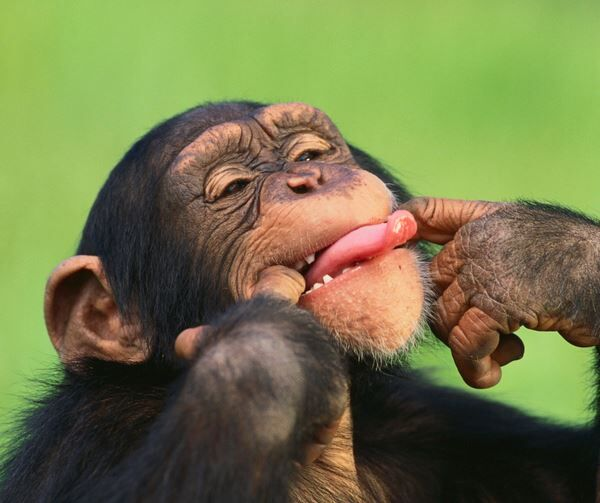
//> input picture DistanceTransform/image.jpeg, 600 x 503 px
$ ./prova ../DistanceTransform/image.jpeg   (built with g++ and OpenCV 4)
//> lines starting //> are read from the running program, lines starting //| are printed output that depends on the picture; after the words box and inside, x2 and y2 are one past the last pixel; in counts of white or black regions, pixels touching at a corner belong together
/*
Algoritmo di Canny

1) Sottoporre l'immagine a smoothing tramite filtro gaussiano
2) Calcolare la magnitudo e l'angolo del gradiente
3) Applicare la non maxima suppression all'immagine del gradiente
4) Utilizzare la doppia soglia e la connettività per individuare
  e collegare gli edge

*/

#include <iostream>
#include <cmath>
#include <opencv2/imgproc/imgproc.hpp>
#include <opencv2/highgui/highgui.hpp>

using namespace std;
using namespace cv;

Mat CannyEdgeDetection(Mat image);

/*
Filtro gaussiano

[1 2 1
2 4 2
1 2 1]
*/
float ker[3][3]=
{
  {1.0/16.0,2.0/16.0,1.0/16.0},
  {2.0/16.0,4.0/16.0,2.0/16.0},
  {1.0/16.0,2.0/16.0,1.0/16.0},
};


int main(int argc, char ** argv)
{
  if(argv[1] == nullptr)
  {
    cerr << "Inserire un argomento da passare al main" << endl;
    exit(-1);
  }
  else
  {
    cout << "Argomento caricato correttamente" << endl;
  }

  Mat img, c;

  img = imread(argv[1], IMREAD_GRAYSCALE);
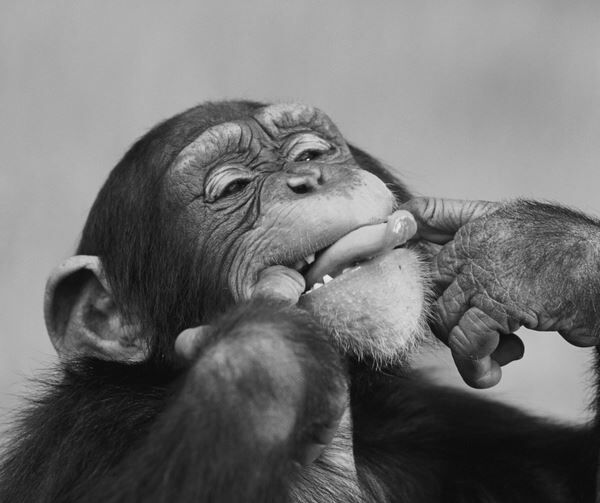
//> img: 503 rows x 600 cols, CV_8UC1; min 3, max 246, mean 113.7
  imshow("Originale", img);

  /*Creazione di una matrice di zeri per poter ricevere l'output
  dell'algoritmo di Canny*/
  c = Mat::zeros(img.size(), img.type());

  /*Chiamata alla funzione per effettuare l'algoritmo di Canny*/
  c = CannyEdgeDetection(img);

  imshow("Algoritmo di Canny", c);
  waitKey();
  return 0;
}

/*Funzione CannyEdgeDetection per effettuare l'algoritmo di Canny*/
Mat CannyEdgeDetection(Mat image)
{
  int i, j, u, v, row, column;
  float dx, dy, grad, theta;
  float aux, degree;
  Mat img2;

  row = image.rows;
//> row = 503
  column = image.cols;
//> column = 600

  /*
  Matrice delle 'theta' che conterrà gli angoli del gradiente
  compreso tra 0 <= theta <= 135
  */
  int thetaMatrix[row][column] = {};

  img2 = image.clone();

  for(i = 1; i < image.rows-1; i++)
  {
    for(j = 1; j < image.cols-1; j++)
    {
      aux = 0.0;

      for(u = -1; u <= 1; u++)
      {
        for(v = -1; v <= 1;v++)
        {
          /*Convoluzione del filtro di gauss all'immagine*/
          aux = aux+(ker[u+1][v+1]*image.at<uchar>(i+u, j+v));
        }
      }

      img2.at<uchar>(i,j) = aux;
    }
  }
//> this loop made 501 passes
//> aux on passes 1 to 3: 156, 156.2, 157
//> after the loop, aux = 39.25

  /*
  Matrice di appoggio uguale alla matrice calcolata con il filtro di
  smoothing di Gauss
  */
  Mat apg = img2.clone();

  for(i = 0; i < img2.rows; i++)
  {
    for(j = 0; j < img2.cols; j++)
    {
      /*Calcolo del gradiente su X e su Y attraverso l'operatore di Sobel*/
      dx = abs((img2.at<uchar>(i,j)+ 2*img2.at<uchar>(i+1,j)+img2.at<uchar>(i+2, j)) -
      (img2.at<uchar>(i, j+2) + 2*img2.at<uchar>(i+1, j+2) + img2.at<uchar>(i+2, j+2)));
      dy = abs((img2.at<uchar>(i,j)+ 2*img2.at<uchar>(i,j+1)+img2.at<uchar>(i, j+2)) -
      (img2.at<uchar>(i+2, j) + 2*img2.at<uchar>(i+2, j+1) + img2.at<uchar>(i+2, j+2)));

      /*Somma dei gradienti*/
      grad = dx + dy;

      if(grad > 255)
      {
        grad = 255;
      }

      if(grad < 0)
      {
        grad = 0;
      }

      /*Aggiornamento del nuovo valore di intensità*/
      apg.at<uchar>(i,j) = grad;
      /*Calcolo dell'angolo del gradiente tramite arctan(dy/dx)*/
      theta = atan2(dy,dx);
      degree = (theta*180) / M_PI;

      /* Se la direzione del gradiente e verso gli 0° */
      if((degree > -22.5 && degree <= 22.5) ||
        (degree > 157.5 && degree <= -157.5))
      {
        degree = 0;
      }
      /* Se la direzione del gradiente è verso i 45° */
      else if((degree > 22.5 && degree <= 67.5) ||
              (degree > -157.5 && degree <= -112.5))
      {
        degree = 45;
      }
      /* Se la direzione del gradiente è verso i 90° */
      else if((degree > 67.5 && degree <= 112.5) ||
              (degree > -112.5 && degree <= -67.5))
      {
        degree = 90;
      }
      /* Se la direzione del gradiente è verso i 135° */
      else if((degree > 112.5 && degree <= 157.5) ||
              (degree > -67.5 && degree <= -22.5))
      {
        degree = 135;
      }

      thetaMatrix[i][j] = degree;
    }
  }
//> this loop made 503 passes
//> (dx, dy, grad, theta, degree) on passes 1 to 3: (56, 0, 56, 0, 0), (55, 1, 56, 0.0182, 0), (52, 2, 54, 0.0384, 0)
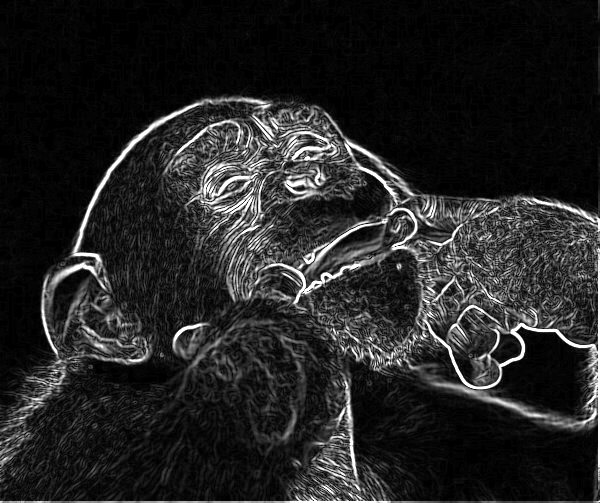
//> apg: 503 rows x 600 cols, CV_8UC1; min 0, max 255, mean 36.3
//> after the loop, dx = 44; dy = 44; grad = 88; theta = 0.785; degree = 45


  /*
  Soppressione dei non massimi.
  */
  for(i = 1; i < row-1; i++)
  {
    for(j = 1; j < column-1; j++)
    {
      int N = apg.at<uchar>(i-1, j);
      int S = apg.at<uchar>(i+1, j);
      int W = apg.at<uchar>(i,j-1);
      int E = apg.at<uchar>(i,j+1);
      int NW = apg.at<uchar>(i-1, j-1);
      int NE = apg.at<uchar>(i-1, j+1);
      int SE = apg.at<uchar>(i+1, j-1);
      int SW = apg.at<uchar>(i+1, j+1);
      int choice = thetaMatrix[i][j];

      switch (choice)
      {
        case 0:
          if(apg.at<uchar>(i,j) < E || apg.at<uchar>(i, j) < W)
          {
            apg.at<uchar>(i,j) = 0;
          }
        break;

        case 45:
          if(apg.at<uchar>(i,j) < NW || apg.at<uchar>(i, j) < SE)
          {
            apg.at<uchar>(i,j) = 0;
          }
        break;

        case 90:
          if(apg.at<uchar>(i,j) < N || apg.at<uchar>(i, j) < S)
          {
            apg.at<uchar>(i,j) = 0;
          }
        break;

        case 135:
          if(apg.at<uchar>(i,j) < NE || apg.at<uchar>(i, j) < SW)
          {
            apg.at<uchar>(i,j) = 0;
          }
        break;
      }
    }
  }
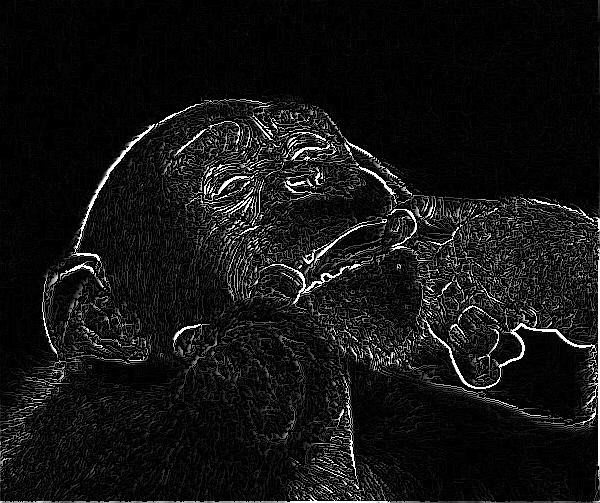
//> apg: 503 rows x 600 cols, CV_8UC1; min 0, max 255, mean 19.3

  /*
  Sogliatura per isteresi
  Valori di soglia (Thresholding)
  */
  int t1 = 150;
  int t2 = 70;

  /*Matrice finale di tutta l'operazione algoritmica*/
  Mat cannyImage = Mat::zeros(image.size(), image.type());

  for(i = 1; i < row-1; i++)
  {
    for(j = 1; j < column-1; j++)
    {
      if(apg.at<uchar>(i,j) < t2)
      {
        cannyImage.at<uchar>(i,j) = 0;
      }
      else if(apg.at<uchar>(i,j) > t1)
      {
        cannyImage.at<uchar>(i,j) = 255;
      }
      else if(apg.at<uchar>(i,j) >= t2 && apg.at<uchar>(i,j) <= t1)
      {
        for(int x = -1; x <= 1; x++)
        {
          for(int y = -1; y <= 1; y++)
          {
            if(apg.at<uchar>(i+x, j+y) > t1)
            {
              cannyImage.at<uchar>(i,j) = 255;
            }
          }
        }
      }
    }
  }
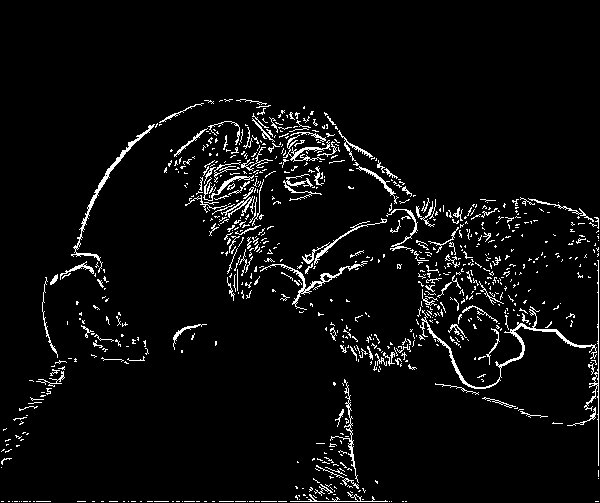
//> cannyImage: 503 rows x 600 cols, CV_8UC1; 4.6% white in thin lines or dots, all inside (x1, y1, x2, y2) = (1, 99, 599, 502)
  return cannyImage;
}
